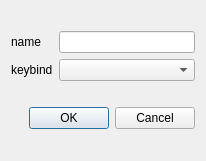
<?xml version="1.0" encoding="UTF-8"?>
<ui version="4.0">
 <class>AddBehaviorDialog</class>
 <widget class="QDialog" name="AddBehaviorDialog">
  <property name="geometry">
   <rect>
    <x>0</x>
    <y>0</y>
    <width>206</width>
    <height>161</height>
   </rect>
  </property>
  <property name="windowTitle">
   <string>Dialog</string>
  </property>
  <layout class="QVBoxLayout" name="verticalLayout">
   <item>
    <layout class="QGridLayout" name="gridLayout">
     <item row="0" column="0">
      <widget class="QLabel" name="name">
       <property name="text">
        <string>name</string>
       </property>
      </widget>
     </item>
     <item row="0" column="1">
      <widget class="QLineEdit" name="name_edit"/>
     </item>
     <item row="1" column="0">
      <widget class="QLabel" name="keybind">
       <property name="text">
        <string>keybind</string>
       </property>
      </widget>
     </item>
     <item row="1" column="1">
      <widget class="QComboBox" name="keybind_comboBox"/>
     </item>
    </layout>
   </item>
   <item>
    <widget class="QDialogButtonBox" name="buttonBox">
     <property name="orientation">
      <enum>Qt::Horizontal</enum>
     </property>
     <property name="standardButtons">
      <set>QDialogButtonBox::Cancel|QDialogButtonBox::Ok</set>
     </property>
    </widget>
   </item>
  </layout>
 </widget>
 <resources/>
 <connections>
  <connection>
   <sender>buttonBox</sender>
   <signal>accepted()</signal>
   <receiver>AddBehaviorDialog</receiver>
   <slot>accept()</slot>
   <hints>
    <hint type="sourcelabel">
     <x>248</x>
     <y>254</y>
    </hint>
    <hint type="destinationlabel">
     <x>157</x>
     <y>274</y>
    </hint>
   </hints>
  </connection>
  <connection>
   <sender>buttonBox</sender>
   <signal>rejected()</signal>
   <receiver>AddBehaviorDialog</receiver>
   <slot>reject()</slot>
   <hints>
    <hint type="sourcelabel">
     <x>316</x>
     <y>260</y>
    </hint>
    <hint type="destinationlabel">
     <x>286</x>
     <y>274</y>
    </hint>
   </hints>
  </connection>
 </connections>
</ui>
